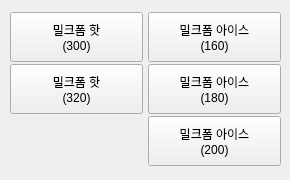
        <widget class="QWidget" name="tab_3">
         <attribute name="title">
          <string>Milk</string>
         </attribute>
         <widget class="QWidget" name="layoutWidget_17">
          <property name="geometry">
           <rect>
            <x>10</x>
            <y>10</y>
            <width>271</width>
            <height>161</height>
           </rect>
          </property>
          <layout class="QGridLayout" name="gridLayout_10">
           <property name="horizontalSpacing">
            <number>5</number>
           </property>
           <property name="verticalSpacing">
            <number>0</number>
           </property>
           <item row="1" column="0">
            <widget class="QPushButton" name="BTN_COF_MFH2">
             <property name="minimumSize">
              <size>
               <width>50</width>
               <height>50</height>
              </size>
             </property>
             <property name="text">
              <string>밀크폼 핫
(320)</string>
             </property>
            </widget>
           </item>
           <item row="0" column="0">
            <widget class="QPushButton" name="BTN_COF_MFH1">
             <property name="minimumSize">
              <size>
               <width>50</width>
               <height>50</height>
              </size>
             </property>
             <property name="text">
              <string>밀크폼 핫
(300)</string>
             </property>
            </widget>
           </item>
           <item row="0" column="1">
            <widget class="QPushButton" name="BTN_COF_MFI1">
             <property name="minimumSize">
              <size>
               <width>50</width>
               <height>50</height>
              </size>
             </property>
             <property name="text">
              <string>밀크폼 아이스
(160)</string>
             </property>
            </widget>
           </item>
           <item row="2" column="1">
            <widget class="QPushButton" name="BTN_COF_MFI3">
             <property name="minimumSize">
              <size>
               <width>50</width>
               <height>50</height>
              </size>
             </property>
             <property name="text">
              <string>밀크폼 아이스
(200)</string>
             </property>
            </widget>
           </item>
           <item row="1" column="1">
            <widget class="QPushButton" name="BTN_COF_MFI2">
             <property name="minimumSize">
              <size>
               <width>50</width>
               <height>50</height>
              </size>
             </property>
             <property name="text">
              <string>밀크폼 아이스
(180)</string>
             </property>
            </widget>
           </item>
          </layout>
         </widget>
        </widget>
